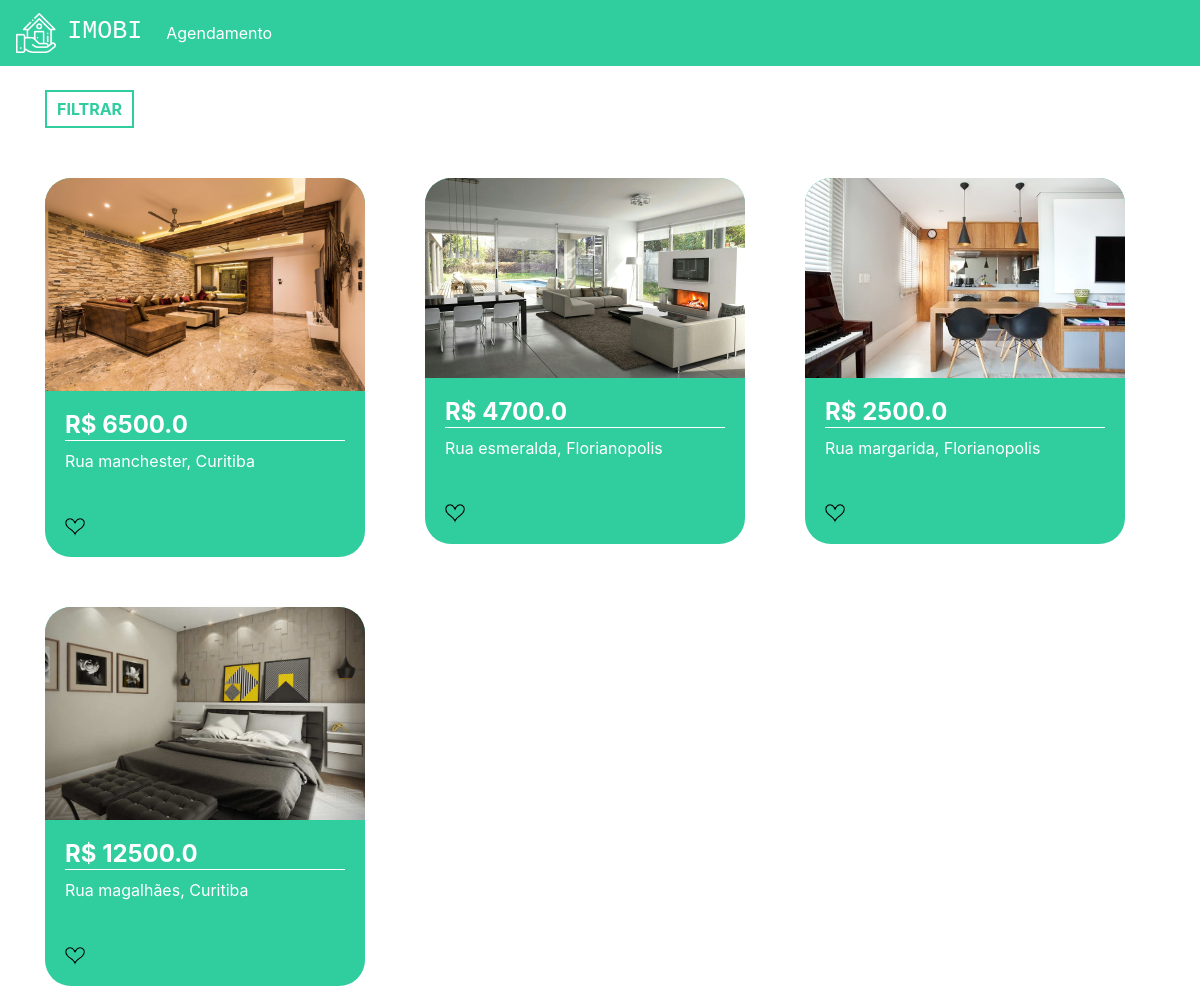
/ (signed in), run on the app's committed database.
### plataforma/models.py (models this page shows, shortened)
class Imovei(models.Model):
    choices = (('V', 'Venda'),
               ('A', 'Aluguel'))
    choices_imovel = (('A', 'Apartamento'),
                      ('C', 'Casa'))
    imagens = models.ManyToManyField(Imagem)
    valor = models.FloatField()
    quartos = models.IntegerField()
    tamanho = models.FloatField()
    cidade = models.ForeignKey(Cidade, on_delete=models.DO_NOTHING)
    rua = models.CharField(max_length=50)
    tipo = models.CharField(max_length=1, choices=choices)
    tipo_imovel = models.CharField(max_length=1, choices=choices_imovel)
    numero = models.IntegerField()
    descricao = models.TextField()
    dias_visita = models.ManyToManyField(DiasVisita)
    horarios = models.ManyToManyField(Horario)

class Imagem(models.Model):
    img = models.ImageField(upload_to='img')

class Cidade(models.Model):
    nome = models.CharField(max_length=30)
    def __str__(self) -> str:
        return self.nome

### plataforma/views.py (the view)
# urls.py: path("", views.home, name="home"),
@login_required(login_url="/auth/login")
def home(request):
    preco_minimo = request.GET.get("preco_minimo")
    preco_maximo = request.GET.get("preco_maximo")
    cidade = request.GET.get("cidade")
    tipo = request.GET.getlist("tipo")
    cidades = Cidade.objects.all()
    if preco_minimo or preco_maximo or cidade or tipo:
        if not preco_minimo:
            preco_minimo = 0
        if not preco_maximo:
            preco_maximo = 999999999999999999999999999
        if not tipo:
            tipo = ['A', 'C']
        imoveis = Imovei.objects.filter(valor__gte=preco_minimo).filter(valor__lte=preco_maximo).filter(tipo_imovel__in=tipo).filter(cidade=cidade)
    else:
        imoveis = Imovei.objects.all()
    return render(request, 'home.html', {'imoveis': imoveis, 'cidades': cidades})

### plataforma/templates/home.html (shortened to what this page needs)
{% extends 'base.html' %}
{% load static %}
{% block 'head' %}
<link rel="stylesheet" href="{% static 'plataforma/css/home.css' %}">
{% endblock  %}
{% block 'body' %}
<div class="container">
  <br>
  <button type="button" class="btn_filtrar" data-toggle="modal"
	 data-target="#exampleModal">
    FILTRAR
  </button>
  <div class="row">
    {% for imovel in imoveis %}
        <div class="col-md cont">
          <div class="card_imovel">
            <img class="img_capa_imovel" src="{{imovel.imagens.all.0.img.url}}">
            <div class="informacoes_imoveis">
              <a class="a_none" href="{% url 'imovel' imovel.id%}"><h4 class="valor">R$ {{imovel.valor}}</h4></a>
              <p>{{imovel.rua}}, {{imovel.cidade}}</p>
              <br>
              <img width="7%" src="{% static 'plataforma/img/heart.png' %}">
            </div>
          </div>
        </div>
    {% endfor %}
  </div>
</div>
{% endblock %}

### templates/static/plataforma/css/home.css (style rules this page uses)
.card_imovel { background-color: #30CD9E; width: 20rem; margin-top: 50px; border-radius: 26px; }
.img_capa_imovel { width: 100%; border-top-left-radius: 26px; border-top-right-radius: 26px; }
.informacoes_imoveis { padding: 20px; color: white; }
.valor { font-weight: bold; border-bottom: 1px solid white; }
.btn_filtrar { border: none; background-color: transparent; border: 2px solid #30CD9E; color: #30CD9E; padding: 5px 10px 5px 10px; font-weight: bold; }
.a_none { color: white; }

### data on the page
Imovei: imagens.all.0.img (picture), valor "6500.0", rua "Rua manchester", cidade "Curitiba"
Imovei: imagens.all.0.img (picture), valor "4700.0", rua "Rua esmeralda", cidade "Florianopolis"
Imovei: imagens.all.0.img (picture), valor "2500.0", rua "Rua margarida", cidade "Florianopolis"
Imovei: imagens.all.0.img (picture), valor "12500.0", rua "Rua magalhães", cidade "Curitiba"
